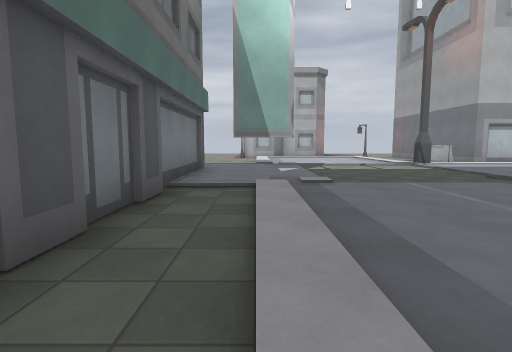
view 1 (above)

22 first-person views from a walk through a Godot game level. The camera is 1.4 m above the floor, tilts 6° down and sees 80° across. The floor is counted in squares, 2 m on a side. Each view is taken from the middle of a square. On the plan, view 1 faces up. The plan holds only what a view shows up to about 10 squares ahead; the rest is blank. The place goes on beyond the plan. Characters and animated objects are left out. Surface patterns are stand-ins for the level's own textures.

view 2
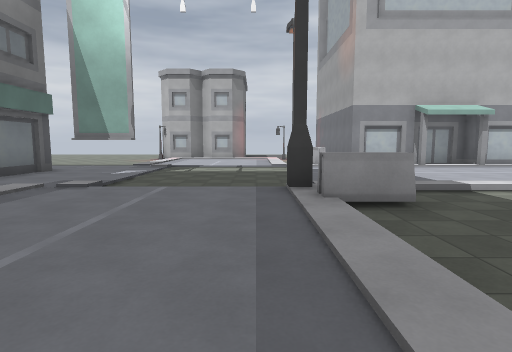

view 3
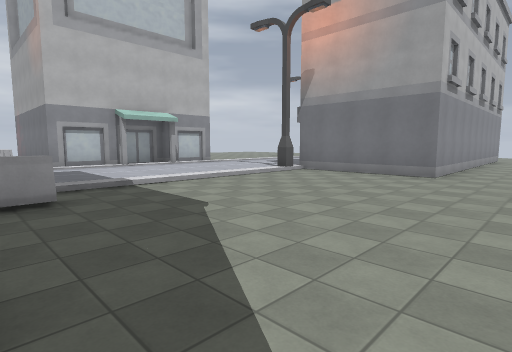

view 4
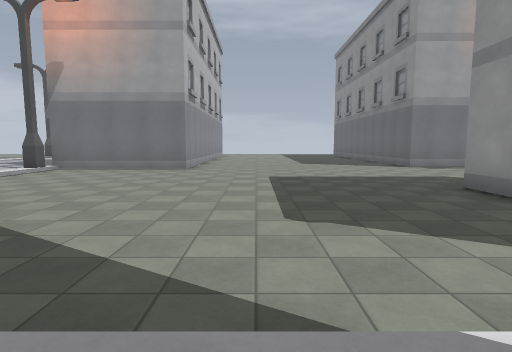

view 5
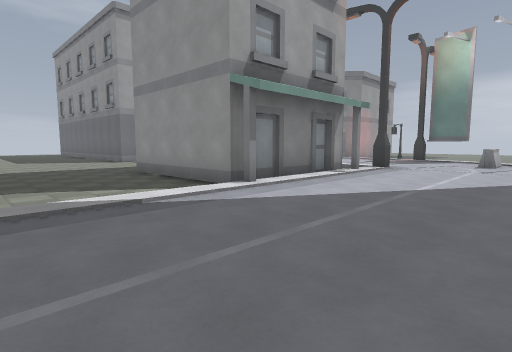

view 6
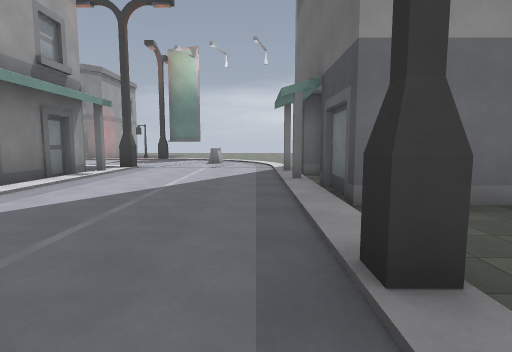

view 7
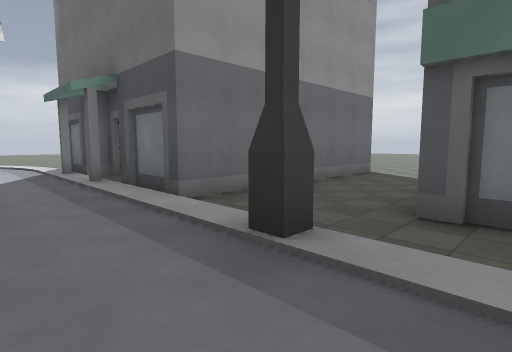

view 8
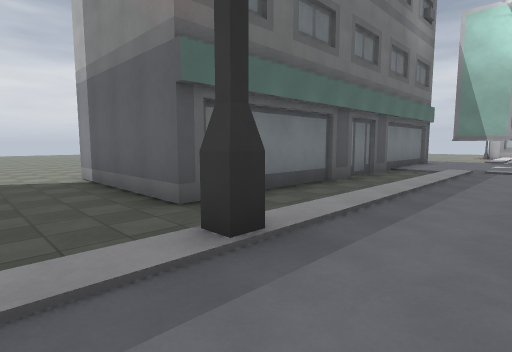

view 9
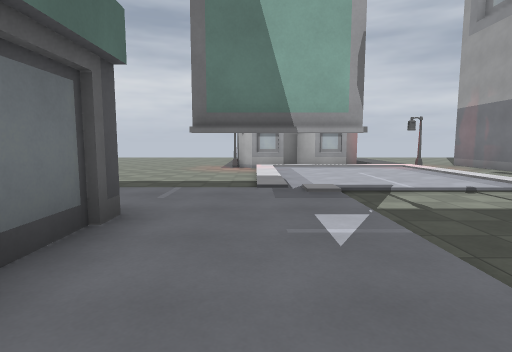

view 10
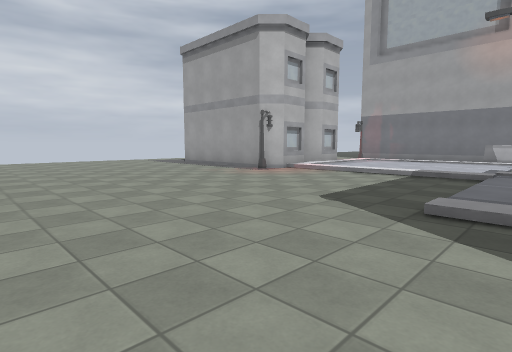

view 11
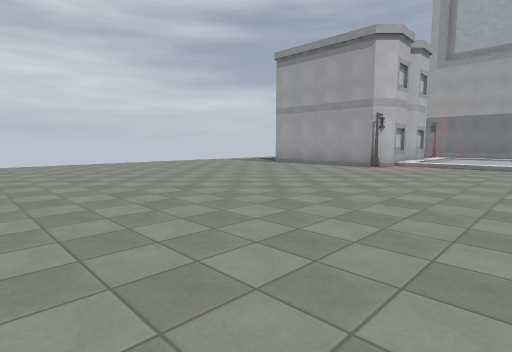

view 12
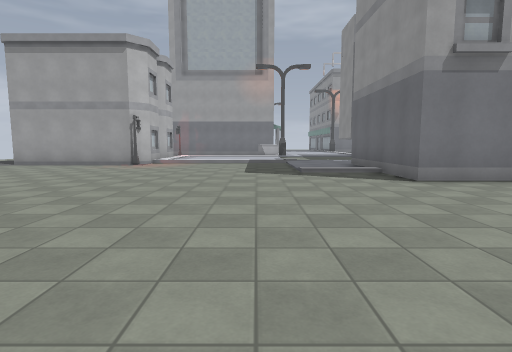

view 13
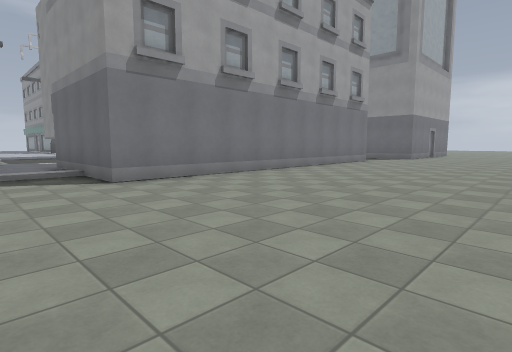

view 14
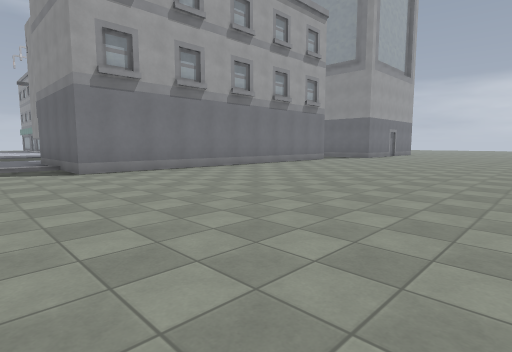

view 15
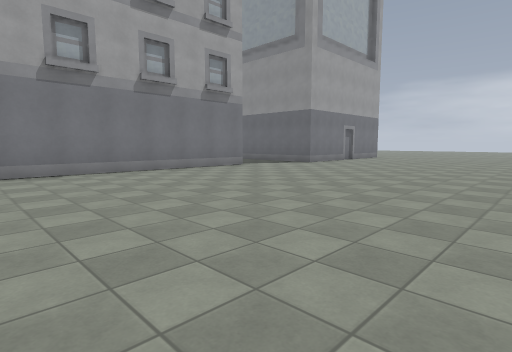

view 16
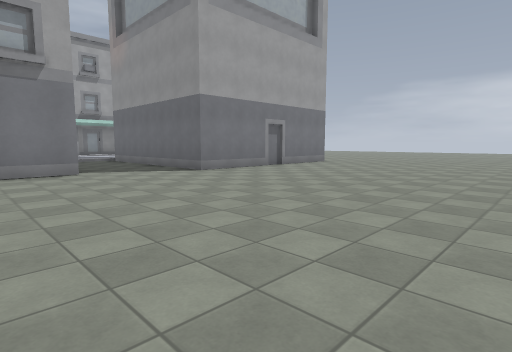

view 17
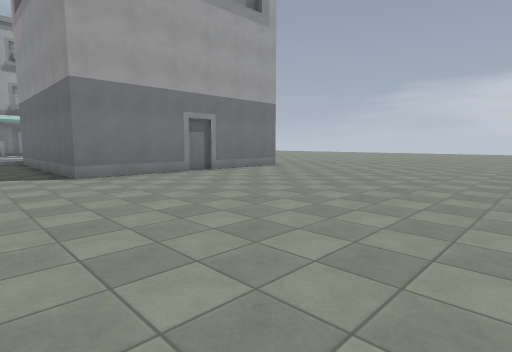

view 18
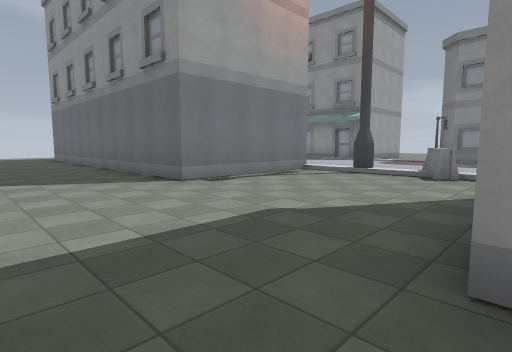

view 19
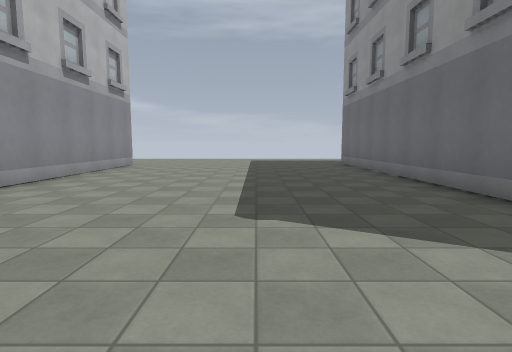

view 20
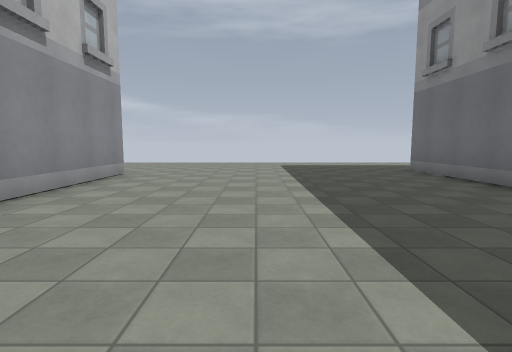

view 21
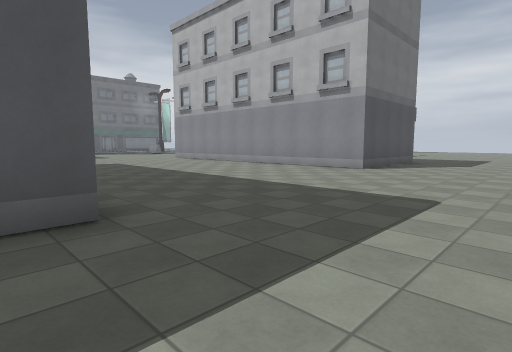

view 22
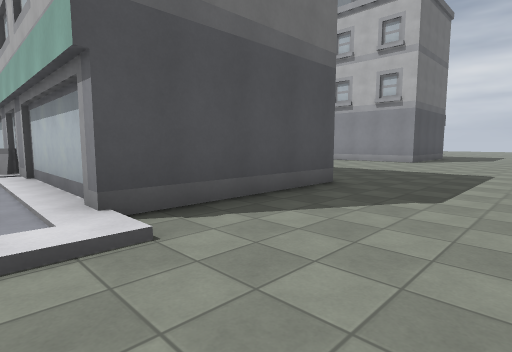

### Floor plan
Key: @ floor where view 1 was taken; # wall or solid block; . main floor; : floor 0.25 m higher than the main floor; / step, stairs or slope; B barrier; U building.
Columns run from 13 left of view 1 to 27 right of it. Each row starts with its distance up from view 1.
 22     ...
 21     .....
 20     ......
 19     ....... .U
 18     .........U
 17     .........U
 16    ..........U
 15    ..........UUUU//.#
 14    ........../::::/.#
 13    ........../::::/.
 12    ........../::::/.
 11   .........../::::/.#
 10 .........//////////B###/##
  9 ........./::::/.../::::::
  8 ........U###:#/.../::::::
  7 ........## #::/.../::::::
  6 ........#   ::/.../::::::::
  5 ........#   //////////////#           ..
  4 ........#   ./::::BB......#          ...
  3 ........#  #./::::/.......#         #...
  2 ........#  #./::::/.......##        #...
  1 ........#  #./::::/........##########...
  0 ........#  #.@:: :/.....................
 -1 ........## #./::::/.....................
 -2 ........U###./::::/......................
 -3 .............#::::/......................
 -4 ............./::::/......................
 -5 .......######/::::U####..................
 -6 .......#    #/:::::    .....##########...
 -7 .......#    ##:::::    ....##        #...
 -8 .......#    #/::::#    ....#         #...
 -9  ......#    ##::::/    ....#        ##...
-10  ......#    #/::::#    /B//##########U/..
-11  ......      /::::     :/::::   B  .../..

Where each view was taken, in squares from view 1:
view 1: 0 up, 0 right, facing up
view 2: 0 up, 4 right, facing up
view 3: 1 down, 5 right, facing up-right
view 4: 1 down, 4 right, facing right
view 5: 1 down, 1 right, facing down-right
view 6: 1 down, 1 right, facing down
view 7: 1 down, 2 right, facing down-left
view 8: 4 down, 2 right, facing up-left
view 9: 5 up, 0 right, facing up
view 10: 9 up, 7 left, facing up-right
view 11: 11 up, 10 left, facing up-right
view 12: 11 up, 11 left, facing right
view 13: 10 up, 11 left, facing down-right
view 14: 10 up, 13 left, facing down-right
view 15: 5 up, 13 left, facing down-right
view 16: 0 up, 13 left, facing down-right
view 17: 3 down, 13 left, facing down-right
view 18: 3 down, 9 right, facing down-right
view 19: 3 down, 13 right, facing right
view 20: 2 down, 16 right, facing right
view 21: 7 down, 27 right, facing up-left
view 22: 11 down, 27 right, facing up-left
